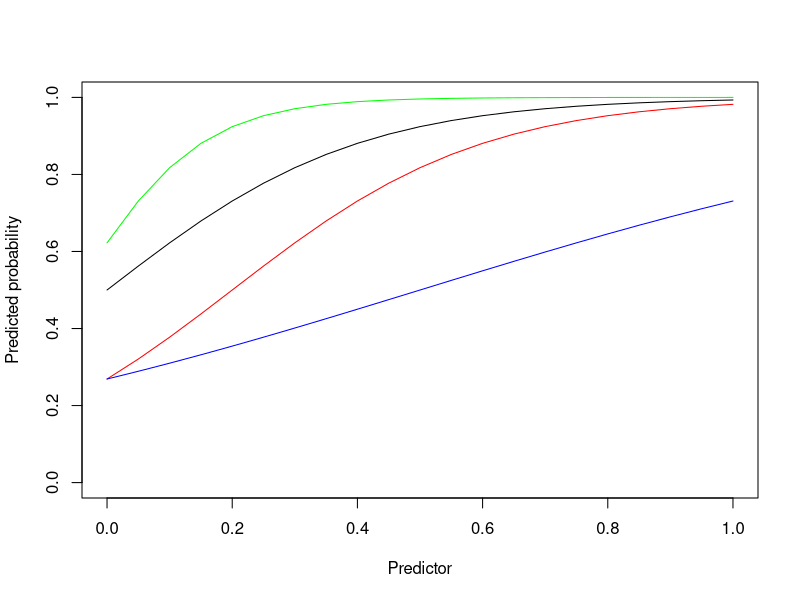

Write R code to recreate this figure. (Note: this script raises an error after producing the figure.)
#   Key relationships to consider when estimating the burden of rabies in Nigeria
#  Estimates of PEP seeking - pPEP likely increases with wealth i.e. lower poverty index (scales from 0-1)
poverty = seq(0,1,0.05)
prob = 1 / (1 + exp(poverty))

# p = 1 / (1 + e^−(β₀ + β₁x))
b0 <- 0  # intercept
b1 <- 5 # slope

# Apply inverse logit manually
pPEP_prob_seq <- 1 / (1 + exp(-(b0 + b1 * poverty)))

# Plot
plot(poverty, pPEP_prob_seq,  type = "l", ylim = c(0, 1), 
     xlab = "Predictor", ylab = "Predicted probability")

b0 <- -1; b1 <- 5 
pPEP_prob_seq <- 1 / (1 + exp(-(b0 + b1 * poverty)))
lines(poverty, pPEP_prob_seq,  col = "red")

b0 <- -1; b1 <- 2 
pPEP_prob_seq <- 1 / (1 + exp(-(b0 + b1 * poverty)))
lines(poverty, pPEP_prob_seq,  col = "blue")

b0 <- 0.5; b1 <- 10 # slope
pPEP_prob_seq <- 1 / (1 + exp(-(b0 + b1 * poverty)))
lines(poverty, pPEP_prob_seq,  col = "green")

###############################################################################
# Dog population - HDR increases with urban % and muslim % (more dogs per human in rural areas and non-muslim areas)
humans = seq(2000000,17000000, 1000000)
urban = seq(0.2,0.95,0.05)
muslim = seq(0, 1, length = 16)
hdr = seq(5,20,1)

# increases with % urban (more humans per dog in cities)
cu = 3
bu = 25
hdr = cu + urban * bu

plot(rural, hdr,  type = "l",  xlab = "Predictor", ylab = "Predicted probability", 
     xlim = c(0,1), ylim = c(0,30))

# decreases with % muslim
cm = 3; bm = 25
hdr = cm + muslim * bm

plot(muslim, hdr,  type = "l",  xlab = "Predictor", ylab = "Predicted probability", 
     xlim = c(0,1))

# Combined relationship - multiplicative
c = 0
bm = 25
bu = 25
bcomb = -15
hdr = c + (bm * muslim) + (bu * urban) + bcomb*(urban * muslim)

plot(muslim, hdr, ylim= c(0,50), 
     type = "l",  xlab = "Predictor", ylab = "Predicted probability", 
     xlim = c(0,1))

bcomb = -5
hdr = c + (bm * muslim) + (bu * urban) + bcomb*(urban * muslim)
lines(muslim, hdr,  col = "green")

bcomb = -25
hdr = c + (bm * muslim) + (bu * urban) + bcomb*(urban * muslim)
lines(muslim, hdr,  col = "green")


###############################################################################
# dog vaccination coverage - expect coverage to decline as poverty increases
# Inverse logistic (flipped sigmoid)
poverty = seq(0,1,0.05)
vc_decline = 4 # determines how steep the decline is
vc_slope_shift = 0.05 # determines where along x-axis decline starts
vc_int = 0.005 # minimum coverage (asymptote as poverty increases)

prob = vc_int + (1-vc_int) * (1-1/(1 + exp(-vc_decline*(poverty - vc_slope_shift))))

plot(poverty, prob, ylim= c(0,1), 
     type = "l",  xlab = "Predictor", ylab = "Predicted probability", 
     xlim = c(0,1))

vc_decline = 6 # 
vc_slope_shift = .25 # 
vc_int = 0.05 # 

prob = vc_int + (1-vc_int) * (1-1/(1 + exp(-vc_decline*(poverty - vc_slope_shift))))
lines(poverty, prob,  col = "green")

vc_decline = 6 # 
vc_slope_shift = .001 # 
vc_int = 0.0 # 

prob = vc_int + (1-vc_int) * (1-1/(1 + exp(-vc_decline*(poverty - vc_slope_shift))))
lines(poverty, prob,  col = "red")

 
